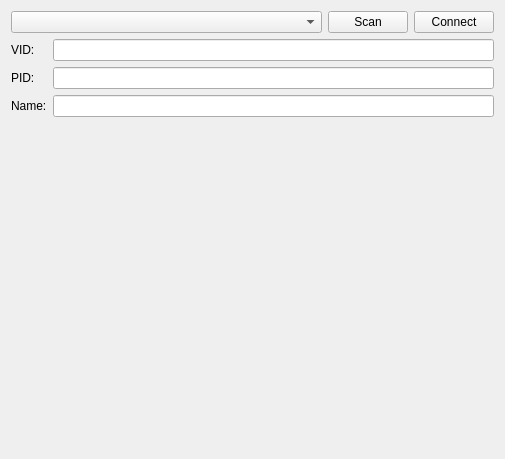
<?xml version="1.0" encoding="UTF-8"?>
<ui version="4.0">
 <class>MainWindow</class>
 <widget class="QWidget" name="MainWindow">
  <property name="geometry">
   <rect>
    <x>0</x>
    <y>0</y>
    <width>505</width>
    <height>459</height>
   </rect>
  </property>
  <property name="windowTitle">
   <string>Crazyflie Deck Memory Designer</string>
  </property>
  <layout class="QVBoxLayout" name="verticalLayout">
   <item>
    <layout class="QHBoxLayout" name="horizontalLayout" stretch="0,0,0">
     <property name="sizeConstraint">
      <enum>QLayout::SetDefaultConstraint</enum>
     </property>
     <item>
      <widget class="QComboBox" name="comboBox">
       <property name="sizePolicy">
        <sizepolicy hsizetype="Preferred" vsizetype="Fixed">
         <horstretch>0</horstretch>
         <verstretch>0</verstretch>
        </sizepolicy>
       </property>
      </widget>
     </item>
     <item>
      <widget class="QPushButton" name="pushButton_2">
       <property name="sizePolicy">
        <sizepolicy hsizetype="Maximum" vsizetype="Fixed">
         <horstretch>0</horstretch>
         <verstretch>0</verstretch>
        </sizepolicy>
       </property>
       <property name="text">
        <string>Scan</string>
       </property>
      </widget>
     </item>
     <item>
      <widget class="QPushButton" name="pushButton">
       <property name="sizePolicy">
        <sizepolicy hsizetype="Maximum" vsizetype="Fixed">
         <horstretch>0</horstretch>
         <verstretch>0</verstretch>
        </sizepolicy>
       </property>
       <property name="text">
        <string>Connect</string>
       </property>
      </widget>
     </item>
    </layout>
   </item>
   <item>
    <layout class="QFormLayout" name="formLayout">
     <property name="fieldGrowthPolicy">
      <enum>QFormLayout::AllNonFixedFieldsGrow</enum>
     </property>
     <item row="0" column="0">
      <widget class="QLabel" name="label">
       <property name="text">
        <string>VID:</string>
       </property>
      </widget>
     </item>
     <item row="0" column="1">
      <widget class="QLineEdit" name="lineEdit">
       <property name="toolTip">
        <string>&lt;html&gt;&lt;head/&gt;&lt;body&gt;&lt;p&gt;&lt;span style=&quot; font-weight:600;&quot;&gt;Deck Vendor ID&lt;/span&gt;&lt;/p&gt;&lt;p&gt;Set to 0 if none assigned.&lt;/p&gt;&lt;/body&gt;&lt;/html&gt;</string>
       </property>
      </widget>
     </item>
     <item row="1" column="0">
      <widget class="QLabel" name="label_2">
       <property name="text">
        <string>PID:</string>
       </property>
      </widget>
     </item>
     <item row="2" column="0">
      <widget class="QLabel" name="label_3">
       <property name="text">
        <string>Name:</string>
       </property>
      </widget>
     </item>
     <item row="1" column="1">
      <widget class="QLineEdit" name="lineEdit_2">
       <property name="toolTip">
        <string>&lt;html&gt;&lt;head/&gt;&lt;body&gt;&lt;p&gt;&lt;span style=&quot; font-weight:600;&quot;&gt;Deck Product ID&lt;/span&gt;&lt;/p&gt;&lt;p&gt;Set to 0 if none assigned.&lt;/p&gt;&lt;/body&gt;&lt;/html&gt;</string>
       </property>
      </widget>
     </item>
     <item row="2" column="1">
      <widget class="QLineEdit" name="lineEdit_3">
       <property name="toolTip">
        <string>&lt;html&gt;&lt;head/&gt;&lt;body&gt;&lt;p&gt;&lt;span style=&quot; font-weight:600;&quot;&gt;Deck name&lt;/span&gt;&lt;/p&gt;&lt;p&gt;If VID:PID is 0:0, this name is used to select the driver for the deck.&lt;/p&gt;&lt;/body&gt;&lt;/html&gt;</string>
       </property>
      </widget>
     </item>
    </layout>
   </item>
   <item>
    <layout class="QVBoxLayout" name="verticalLayout_2">
     <item>
      <spacer name="verticalSpacer">
       <property name="orientation">
        <enum>Qt::Vertical</enum>
       </property>
       <property name="sizeHint" stdset="0">
        <size>
         <width>20</width>
         <height>40</height>
        </size>
       </property>
      </spacer>
     </item>
    </layout>
   </item>
  </layout>
 </widget>
 <resources/>
 <connections/>
</ui>
